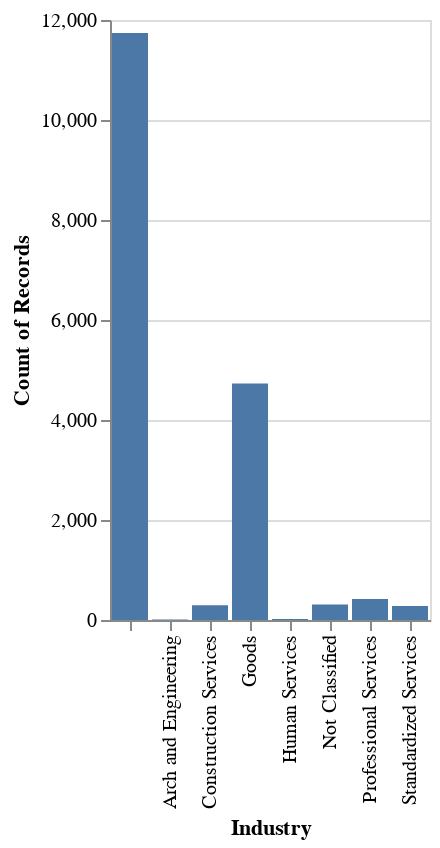

Notebook source saved alongside this figure:
### Code cell
# Create a bar chart
alt.Chart(contracts).mark_bar().encode(
    x='Industry:N',
    y='count()',
)

### Figure 1 — Vega specification as saved in the notebook (floating-point values rounded to 4 significant figures)
{"$schema": "https://vega.github.io/schema/vega/v5.json", "data": [{"name": "source_0", "values": [{"Industry": "Goods", "__count": 4731}, {"Industry": "Professional Services", "__count": 422}, {"Industry": "Standardized Services", "__count": 278}, {"Industry": "Not Classified", "__count": 312}, {"Industry": "Arch and Engineering", "__count": 8}, {"Industry": "Construction Services", "__count": 295}, {"Industry": "Human Services", "__count": 21}, {"Industry": "", "__count": 11742}]}, {"name": "source_0_x_domain_Industry", "values": [{"Industry": "Goods"}, {"Industry": "Professional Services"}, {"Industry": "Standardized Services"}, {"Industry": "Not Classified"}, {"Industry": "Arch and Engineering"}, {"Industry": "Construction Services"}, {"Industry": "Human Services"}, {"Industry": ""}]}, {"name": "source_0_y_domain___count", "values": [{"min": 8, "max": 11742}]}], "signals": [{"name": "x_step", "value": 20}, {"name": "width", "update": "bandspace(domain('x').length, 0.1, 0.05) * x_step"}], "marks": [{"type": "rect", "name": "marks", "from": {"data": "source_0"}, "encode": {"update": {"y2": {"value": 0, "scale": "y"}, "x": {"field": "Industry", "scale": "x"}, "y": {"field": "__count", "scale": "y"}, "ariaRoleDescription": {"value": "bar"}, "description": {"signal": "\"Industry: \" + (isValid(datum[\"Industry\"]) ? datum[\"Industry\"] : \"\"+datum[\"Industry\"]) + \"; Count of Records: \" + (format(datum[\"__count\"], \"\"))"}, "width": {"signal": "max(0.25, bandwidth('x'))"}, "fill": {"value": "#4c78a8"}}}, "style": ["bar"]}], "scales": [{"name": "x", "type": "band", "domain": {"data": "source_0_x_domain_Industry", "field": "Industry", "sort": true}, "range": {"step": {"signal": "x_step"}}, "paddingOuter": 0.05, "paddingInner": 0.1}, {"name": "y", "type": "linear", "domain": [{"signal": "(data(\"source_0_y_domain___count\")[0] || {}).min"}, {"signal": "(data(\"source_0_y_domain___count\")[0] || {}).max"}], "range": [{"signal": "height"}, 0], "nice": true, "zero": true}], "axes": [{"scale": "y", "labels": false, "aria": false, "tickCount": {"signal": "ceil(height/40)"}, "ticks": false, "maxExtent": 0, "gridScale": "x", "minExtent": 0, "zindex": 0, "orient": "left", "grid": true, "domain": false}, {"scale": "x", "title": "Industry", "labelBaseline": "middle", "zindex": 0, "labelAlign": "right", "grid": false, "labelAngle": 270, "orient": "bottom"}, {"scale": "y", "grid": false, "orient": "left", "labelOverlap": true, "tickCount": {"signal": "ceil(height/40)"}, "title": "Count of Records", "zindex": 0}], "background": "white", "height": 300, "padding": 5, "style": "cell"}
